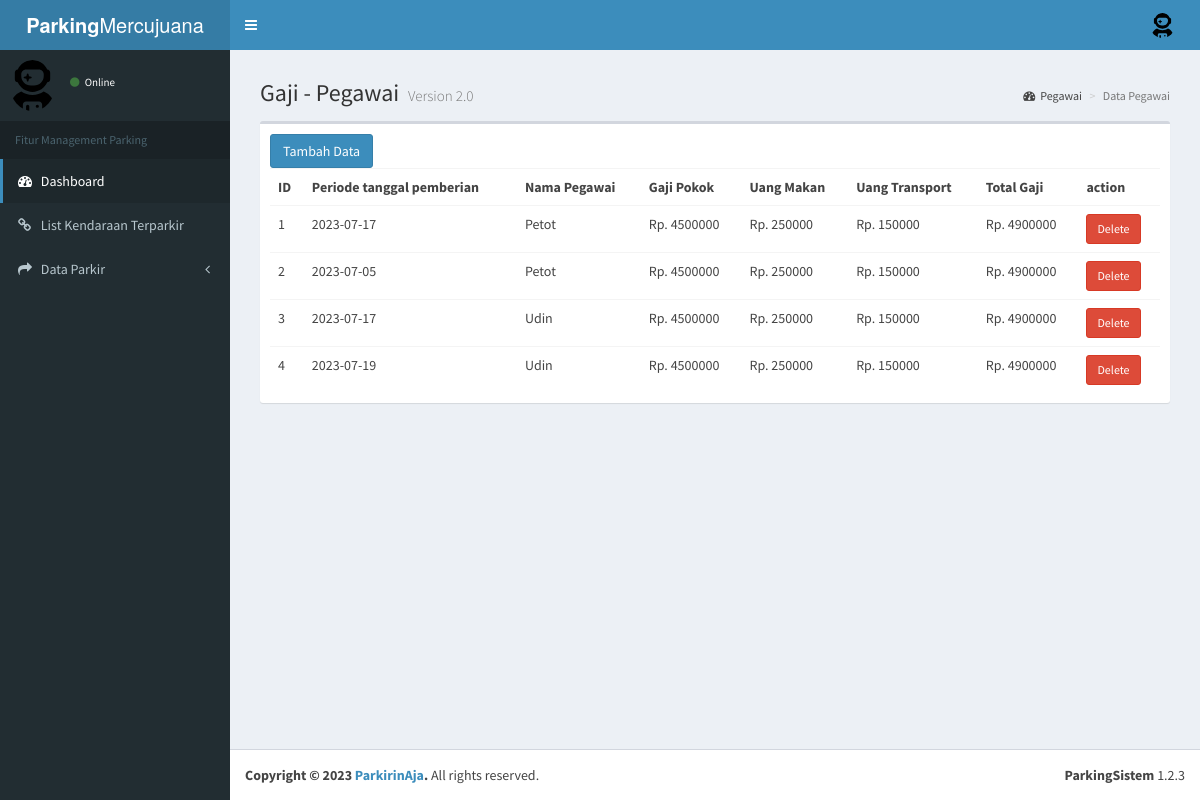
Screenshot of /index.php/gaji with the database file from the repository.
### tables this page shows
CREATE TABLE `gaji` (
  `id_gaji` int(100) NOT NULL,
  `users_id` int(100) NOT NULL,
  `gaji_pokok` int(100) NOT NULL,
  `uang_makan` int(100) NOT NULL,
  `uang_transport` int(100) NOT NULL,
  `tanggal` date NOT NULL
);

CREATE TABLE `users` (
  `users_id` int(11) NOT NULL,
  `username` varchar(100) NOT NULL,
  `password` varchar(100) NOT NULL,
  `alamat` varchar(100) NOT NULL,
  `noHp` varchar(20) NOT NULL,
  `role` varchar(100) NOT NULL
);

### application/libraries/Template.php (called while the page is built, shortened)
<?php
class Template
{
    var $template_data = array();
    function set($name, $value){
        $this->template_data[$name] = $value;
    }
    function load($template = '', $view = '' , $view_data = array(), $return = FALSE){
        $this->CI =& get_instance();
        $this->set('contents', $this->CI->load->view($view, $view_data, TRUE));
        return $this->CI->load->view($template, $this->template_data, $return);
    }
}

### application/controllers/Gaji.php (called while the page is built, shortened)
<?php
class Gaji extends CI_Controller
{
    public function index()
    {
        $data['users'] = $this->User_model->getAllUsers();
        $data['umr'] = 4500000;
        $data['users_pegawai'] = $this->User_model->getUsersByRole('pegawai');
        $data['gajiData'] = $this->Gaji_model->getAllGajiData();
        $this->template->load('layouts/template', 'gaji/index', $data);
    }
}

### index.php (called while the page is built, shortened)
<?php
require_once BASEPATH.'core/CodeIgniter.php';

### application/models/Gaji_model.php (called while the page is built, shortened)
<?php
class Gaji_model extends CI_Model
{
    public function getAllGajiData()
    {
        $this->db->select('gaji.*, users.username');
        $this->db->from('gaji');
        $this->db->join('users', 'gaji.users_id = users.users_id');
        $query = $this->db->get();
        return $query->result();
    }
}

### application/views/gaji/index.php (the view, shortened to what this page needs)
<section class="content-header">
    <h1>
        Gaji - Pegawai
        <small>Version 2.0</small>
    </h1>
    <ol class="breadcrumb">
        <li><a href="#"><i class="fa fa-dashboard"></i>Pegawai</a></li>
        <li class="active">Data Pegawai</li>
    </ol>
</section>
<section class="content">
    <div class="row">
        <div class="col-xs-12">
            <div class="box">
                <div class="box-header">
                    <button type="button" class="btn btn-primary" data-toggle="modal" data-target="#modalTambahData">
                        Tambah Data
                    </button>
                    <div class="box-body table-responsive no-padding">
                        <table class="table table-hover">
                            <tr>
                                <th>ID</th>
                                <th>Periode tanggal pemberian</th>
                                <th>Nama Pegawai</th>
                                <th>Gaji Pokok</th>
                                <th>Uang Makan</th>
                                <th>Uang Transport</th>
                                <th>Total Gaji</th>
                                <th>action</th>
                            </tr>
                            <?php $i = 1;
                            foreach ($gajiData as $data) : ?>
                                <tr>
                                    <td><?= $i++; ?></td>
                                    <td><?= $data->tanggal; ?></td>
                                    <td><?= $data->username; ?></td>
                                    <td>Rp. <?= $data->gaji_pokok; ?></td>
                                    <td>Rp. <?= $data->uang_makan; ?></td>
                                    <td>Rp. <?= $data->uang_transport; ?></td>
                                    <td>
                                        <?php
                                        $totalGaji = $data->gaji_pokok + $data->uang_makan + $data->uang_transport;
                                        echo 'Rp. ' . $totalGaji;
                                        ?>
                                    </td>
                                    <td>
                                        <a href="<?php echo site_url('gaji/deleteGaji/' . $data->id_gaji); ?>" class="btn btn-danger btn-sm" onclick="return confirm('Apakah Anda yakin ingin menghapus data gaji ini?')">Delete</a>
                                    </td>
                                </tr>
                            <?php endforeach; ?>
                        </table>
                    </div>
                </div>
            </div>
        </div>
    </div>
</section>

### application/views/layouts/template.php (shortened to what this page needs)
<!DOCTYPE html>
<html>
<head>
	<?php require_once('_css.php'); ?>
</head>
<body class="hold-transition skin-blue fixed sidebar-mini">
	<div class="wrapper">
		<?php require_once('_header.php'); ?>
		<?php require_once('_sidebar.php'); ?>
		<div class="content-wrapper">
			<section class="content">
				<?php echo $contents; ?>
			</section>
		</div>
		<?php require_once('_footer.php'); ?>
	</div>
</body>
</html>

### application/views/layouts/_css.php
<link href="<?php echo base_url('assets');?>/vendor/bootstrap/css/bootstrap.min.css" rel="stylesheet">
<link href="<?php echo base_url('assets');?>/vendor/iCheck/minimal/blue.css" rel="stylesheet">
<link href="<?php echo base_url('assets');?>/vendor/font-awesome/css/font-awesome.min.css" rel="stylesheet">
<link href="<?php echo base_url('assets');?>/vendor/Ionicons/css/ionicons.min.css" rel="stylesheet">
<link href="<?php echo base_url('assets');?>/vendor/AdminLTE-2.4.3/css/AdminLTE.min.css" rel="stylesheet">
<link href="<?php echo base_url('assets');?>/vendor/AdminLTE-2.4.3/css/skins/_all-skins.min.css" rel="stylesheet">

### application/views/layouts/_header.php (shortened to what this page needs)
<header class="main-header">
  <a href="<?php echo base_url(); ?>" class="logo">
    <span class="logo-lg"><b>Parking</b>Mercujuana</span>
  </a>
  <?php require_once('_nav.php'); ?>
</header>

### application/views/layouts/_nav.php (shortened to what this page needs)
<nav class="navbar navbar-static-top">
	<a href="#" class="sidebar-toggle" data-toggle="push-menu" role="button">
	</a>
	<div class="navbar-custom-menu">
		<ul class="nav navbar-nav">
			<li class="dropdown user user-menu">
				<a href="#" class="dropdown-toggle" data-toggle="dropdown">
					<img src="<?= base_url('assets/uploads/images/astronaut.svg'); ?>" class="user-image">
				</a>
			</li>
		</ul>
	</div>
</nav>

### application/views/layouts/_sidebar.php (shortened to what this page needs)
<aside class="main-sidebar">
  <section class="sidebar">
    <div class="user-panel">
      <div class="pull-left image">
        <img src="<?php echo base_url('assets/uploads/images/astronaut.svg'); ?>" class="img-circle">
      </div>
      <div class="pull-left info">
        <a href="#"><i class="fa fa-circle text-success"></i> Online</a>
      </div>
    </div>
    <ul class="sidebar-menu" data-widget="tree">
      <li class="header">Fitur Management Parking</li>
      <li class="active"><a href="<?= base_url() ?>"><i class="fa fa-dashboard"></i> <span>Dashboard</span></a></li>
      <li><a href="<?= site_url('listKendaraan/index') ?>"><i class="fa fa-link"></i> <span>List Kendaraan Terparkir</a></li>
      <li class="treeview" style="height: auto;">
        <a href="#">
          <i class="fa fa-share"></i> <span>Data Parkir</span>
          <span class="pull-right-container">
            <i class="fa fa-angle-left pull-right"></i>
          </span>
        </a>
      </li>
    </ul>
  </section>
</aside>

### application/views/layouts/_footer.php
<footer class="main-footer">
	<div class="pull-right hidden-xs">
		<?php if (ENVIRONMENT == 'development') : ?>
			<b>ParkingSistem</b> 1.2.3
		<?php endif; ?>
	</div>
	<strong>Copyright &copy; 2023 <a>ParkirinAja</a>.</strong> All rights reserved.
</footer>

### rows the page displays
gaji: tanggal "2023-07-17", users.username "Petot", gaji_pokok "4500000", uang_makan "250000", uang_transport "150000", totalGaji "4900000"
gaji: tanggal "2023-07-05", users.username "Petot", gaji_pokok "4500000", uang_makan "250000", uang_transport "150000", totalGaji "4900000"
gaji: tanggal "2023-07-17", users.username "Udin", gaji_pokok "4500000", uang_makan "250000", uang_transport "150000", totalGaji "4900000"
gaji: tanggal "2023-07-19", users.username "Udin", gaji_pokok "4500000", uang_makan "250000", uang_transport "150000", totalGaji "4900000"
